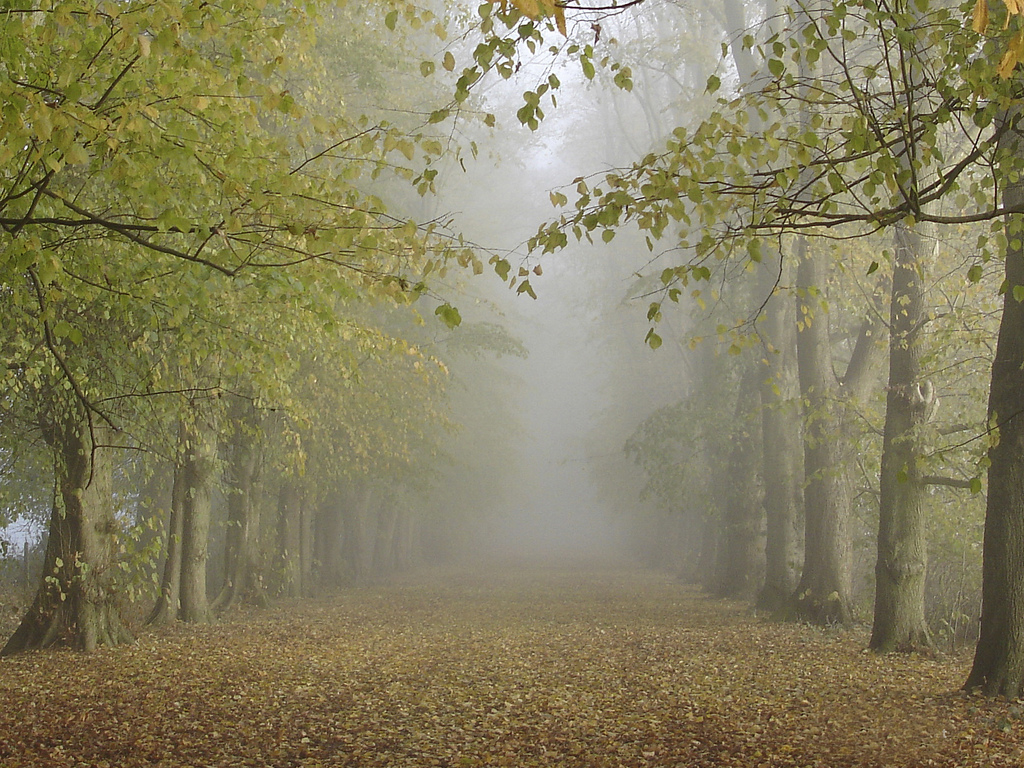
#> input picture Dataset/2.jpg, 1024 x 768 px
$ python demo.py Dataset/2.jpg
#> lines starting #> are read from the running program, lines starting #| are printed output that depends on the picture
import cv2
import numpy as np
import matplotlib.pyplot as plt
import os
import sys

def get_dark_channel(img, wind_size):
    dark_channel = np.zeros((img.shape[0], img.shape[1]))
    img = cv2.copyMakeBorder(img,wind_size//2,wind_size//2,wind_size//2,wind_size//2,cv2.BORDER_CONSTANT,value=[255,255,255])
    no_rows = img.shape[0]
    no_cols = img.shape[1]
    min_channel = np.zeros((no_rows, no_cols))
    for row in range(no_rows):
        for col in range(no_cols):
            min_channel[row-wind_size//2][col-wind_size//2] = np.min(img[row,col,:])
    for row in range(wind_size//2, no_rows-wind_size//2):
        for col in range(wind_size//2, no_cols-wind_size//2):
            dark_channel[row-wind_size//2][col-wind_size//2] = np.min(min_channel[row-wind_size//2:row+wind_size//2,col-wind_size//2:col+wind_size//2])
    return dark_channel

def get_atm_light(im, dark_channel_img):
    img = im.copy()
    num_pixels = dark_channel_img.size
    num_brightest = num_pixels//1000
    haze_density_sort_idx = np.argsort(dark_channel_img,axis=None)[::-1]
    brightest = haze_density_sort_idx[0:num_brightest]
    brightest = np.unravel_index(brightest,dark_channel_img.shape)
    brightest_pixels = img[brightest]
    top_intensities = np.average(brightest_pixels, axis=1)
    max_intensity = np.argmax(top_intensities)
    A = brightest_pixels[max_intensity]
    img[brightest]=[255,0,0]
    row_min = np.min(brightest[0])
    row_max = np.max(brightest[0])
    col_min = np.min(brightest[1])
    col_max = np.max(brightest[1])
    cv2.rectangle(img, (col_min,row_min),(col_max,row_max),(0,0,255),thickness=2)
    return A

def refine(img, transmission, radius, epsilon):
    mean_guide = cv2.blur(img,(radius,radius))
    mean_trans = cv2.blur(transmission,(radius,radius))
    mean_gt = cv2.blur(img * transmission, (radius,radius))

    a = mean_gt - mean_guide * mean_trans
    var_guide = cv2.blur(img * img,(radius,radius)) - (mean_guide * mean_guide)
    a = a/(var_guide + epsilon)
    b = mean_trans - a * mean_guide

    q = cv2.blur(a,(radius,radius)) * img + cv2.blur(b,(radius,radius))
    return q

def recover_image(img, trans_bar, atm_light, t0):
    trans_recover = np.copy(trans_bar)
    trans_recover[trans_recover < t0] = t0
    J = np.zeros((img.shape))
    J[:,:,0] = ((img[:,:,0] - atm_light[0])/trans_recover) + atm_light[0]
    J[:,:,1] = ((img[:,:,1] - atm_light[1])/trans_recover) + atm_light[1]
    J[:,:,2] = ((img[:,:,2] - atm_light[2])/trans_recover) + atm_light[2]
    return J

def color_balance(img, s):
    out = np.copy(img)
    hist = np.zeros((256,1))
    no_of_pixels = img.shape[0] * img.shape[1]
    for i in range(3):
        channel_vals = img[:,:,i]
        for pixel_val in range(256):
            hist[pixel_val] = np.sum((channel_vals == pixel_val))
        for pixel_val in range(256):
            hist[pixel_val] = hist[pixel_val-1] + hist[pixel_val]
        Vmin = 0
        while (Vmin < 255 and hist[Vmin] <= no_of_pixels*s):
            Vmin += 1
        Vmax = 255
        while (Vmax > 0 and hist[Vmax] > no_of_pixels*(1-s)):
            Vmax -= 1
        channel_vals[channel_vals < Vmin] = Vmin
        channel_vals[channel_vals > Vmax] = Vmax
        out[:,:,i] = cv2.normalize(channel_vals, channel_vals.copy(), 0, 255, cv2.NORM_MINMAX)
    return out

def run(img, omega, t0, radius, dark_rad):
    dark_channel_img = get_dark_channel(img, dark_rad)
    dark_channel_img = dark_channel_img.astype('uint8')
    atm_light = get_atm_light(img,dark_channel_img)
    t_bar = get_dark_channel(img/atm_light,dark_rad)
    trans_bar = 1-(omega * t_bar)
    i=cv2.cvtColor(img,cv2.COLOR_BGR2GRAY)/255
    t_refine = refine(i, trans_bar, radius, 0.0001)
    im = img.astype("double")
    J = recover_image(im, t_refine, atm_light, t0)
    J = ((J-np.min(J))/(np.max(J)-np.min(J)))*255
    cb_J = color_balance(np.uint8(J),0.005)
    return cb_J

img = cv2.imread(sys.argv[1])
#> img is the input picture: shape (768, 1024, 3); mean B, G, R 94.7, 127.1, 133.5
#img = cv2.resize(img, (0,0), fx=0.25, fy=0.25)
result = run(img,0.85,0.1,30,15)
#> after the loop in get_dark_channel, `for row in range(no_rows):`:
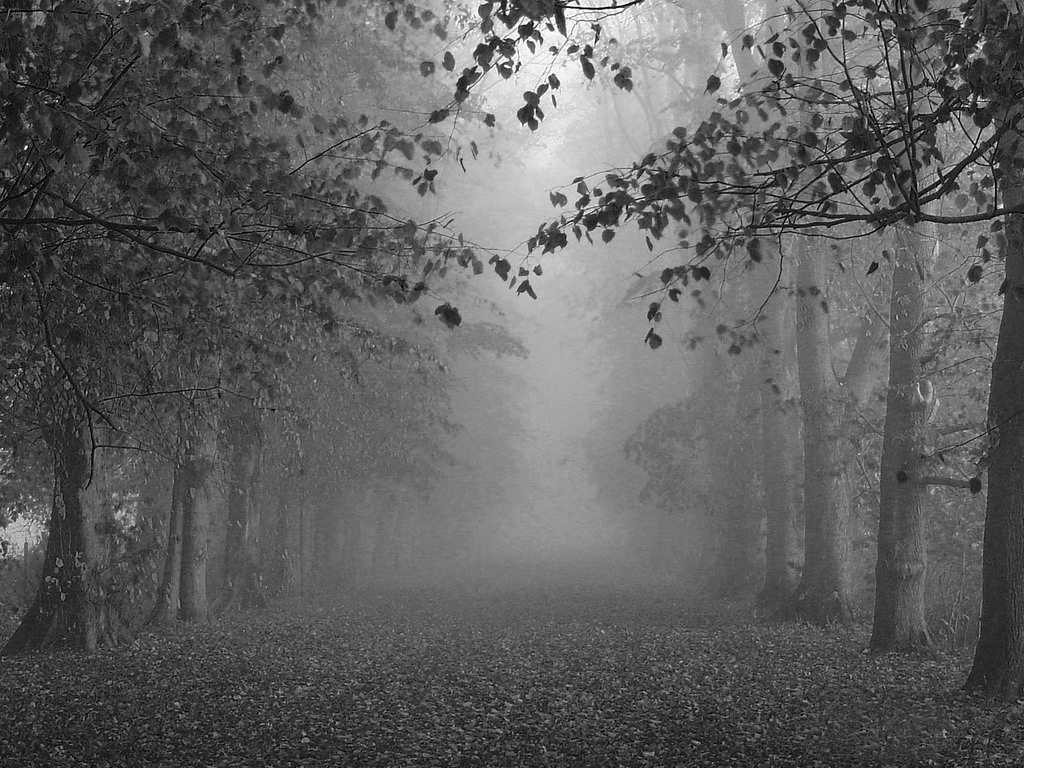
#> min_channel: shape (782, 1038) float64; min 0, max 255, mean 99.6
#> after the loop in get_dark_channel, `for row in range(wind_size//2, no_rows-wind_size//2):`:
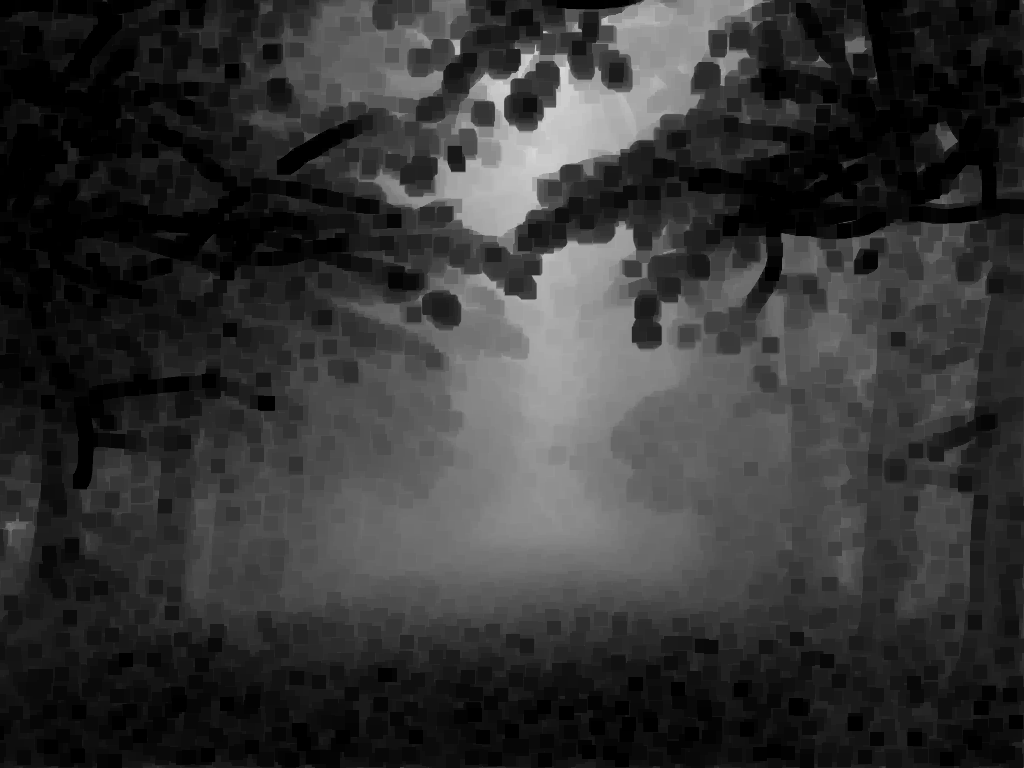
#> dark_channel: shape (768, 1024) float64; min 0, max 217, mean 52.6
#> in get_atm_light, `brightest = haze_density_sort_idx[0:num_brightest]`: brightest = 786 values, max 169513 at index 630, min 33312 at index 194, mean 111854.3
#> in get_atm_light, `brightest = np.unravel_index(brightest,dark_channel_img.shape)`: brightest = 786 positions, rows 32 to 165, columns 496 to 577
#> in get_atm_light, `brightest_pixels = img[brightest]`: brightest_pixels = 786 rows, first 8: [236, 231, 230], [255, 253, 252], [255, 250, 249], [254, 249, 248], [240, 233, 230], [251, 246, 245], [251, 246, 245], [252, 248, 247]
#> in get_atm_light, `top_intensities = np.average(brightest_pixels, axis=1)`: top_intensities = 786 values, max 254.7 at index 418, min 205 at index 776, mean 230
#> in get_atm_light, `max_intensity = np.argmax(top_intensities)`: max_intensity = 418
#> in get_atm_light, `A = brightest_pixels[max_intensity]`: A = [255, 254, 255]
#> in get_atm_light, `row_min = np.min(brightest[0])`: row_min = 32
#> in get_atm_light, `row_max = np.max(brightest[0])`: row_max = 165
#> in get_atm_light, `col_min = np.min(brightest[1])`: col_min = 496
#> in get_atm_light, `col_max = np.max(brightest[1])`: col_max = 577
#> in run, `atm_light = get_atm_light(img,dark_channel_img)`: atm_light = [255, 254, 255]
#> call 2 of get_dark_channel, with wind_size = 15
#> after the loop in get_dark_channel (call 2), `for row in range(no_rows):`:
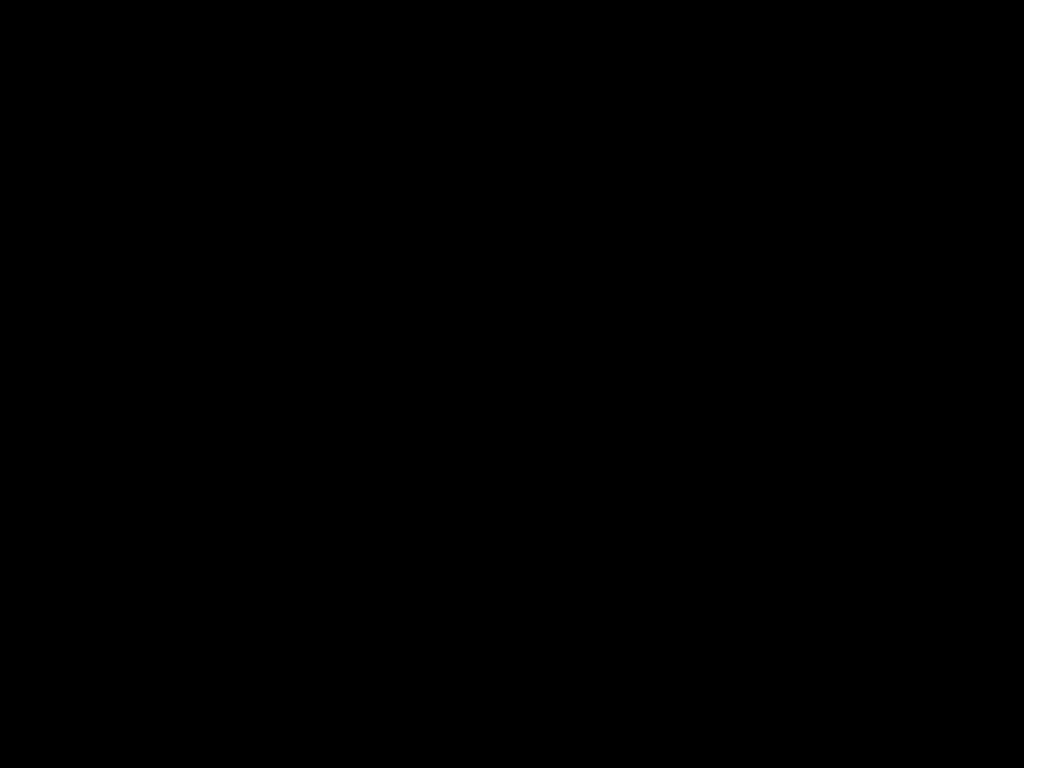
#> min_channel: shape (782, 1038) float64; min 0, max 255, mean 8.3
#> the loop in color_balance, `for i in range(3):` made 3 passes
#> pass 1, in color_balance, `channel_vals = img[:,:,i]`:
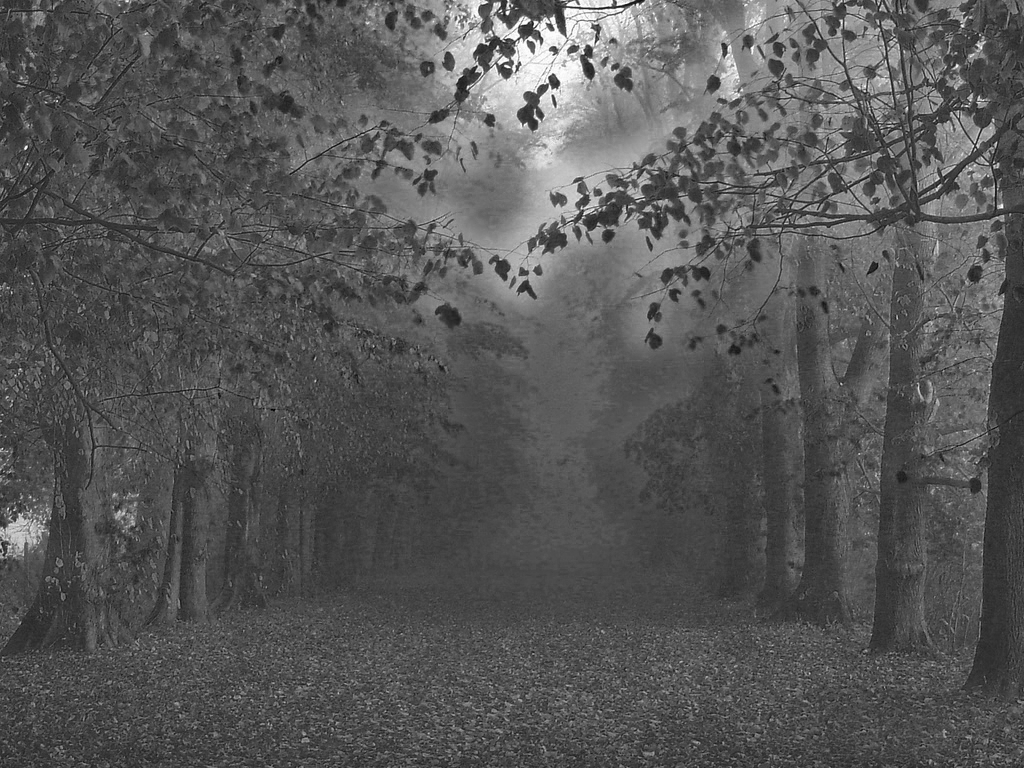
#> channel_vals: shape (768, 1024); min 0, max 253, mean 86.6
#> after the loop in color_balance, `for i in range(3):`: channel_vals: shape (768, 1024); min 67, max 223, mean 125.3
#> after the loop in color_balance, `for i in range(3):`:
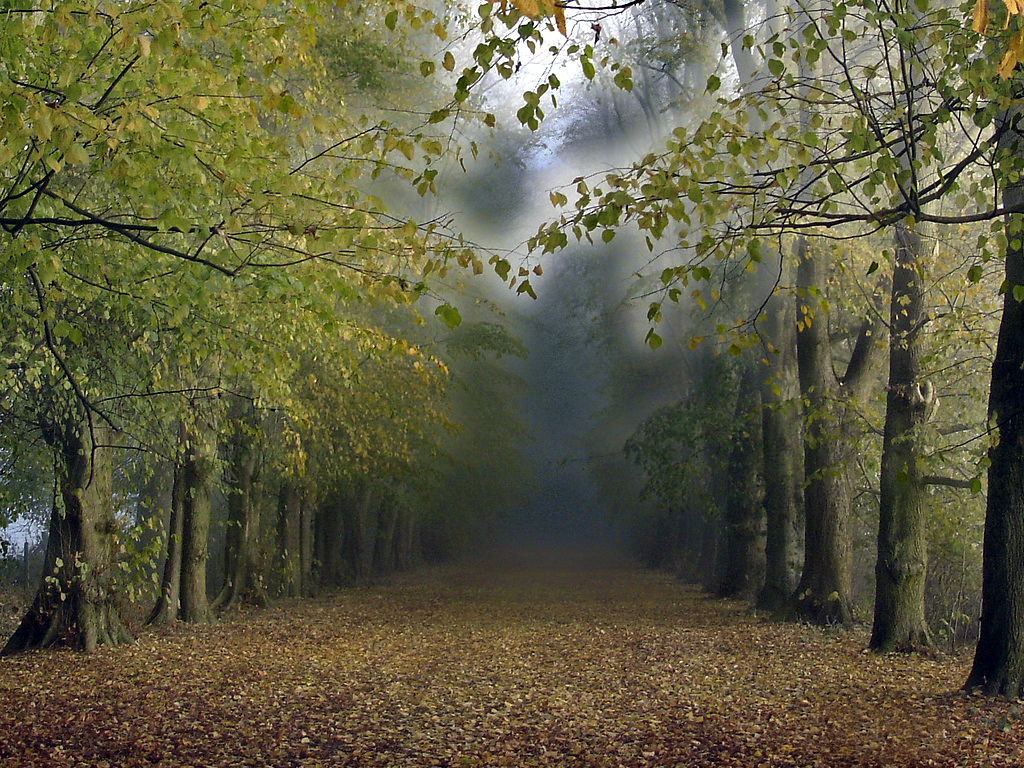
#> out: shape (768, 1024, 3); mean of channels 0, 1, 2 65.4, 92.6, 95.4; drawn as B, G, R
#> after the loop in color_balance, `for i in range(3):`: hist = 256 values from 0 to 786432
plt.figure(figsize=(10,10))
plt.imshow(result[...,::-1])
plt.axis('off')
plt.show()
